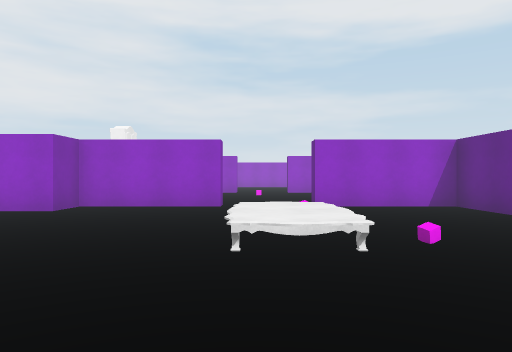
[1] (above)

24 first-person views from a walk through a scene from a Unity 3-D project. The camera is 1.3 m above the floor, looks level and sees 70° across. The floor is counted in squares, 2 m on a side. Each view is taken from the middle of a square. On the plan, view 1 faces up. The plan holds only what a view shows up to about 11 squares ahead; the rest is blank. The player is left out. Surface patterns are stand-ins for the level's own textures.

[2]
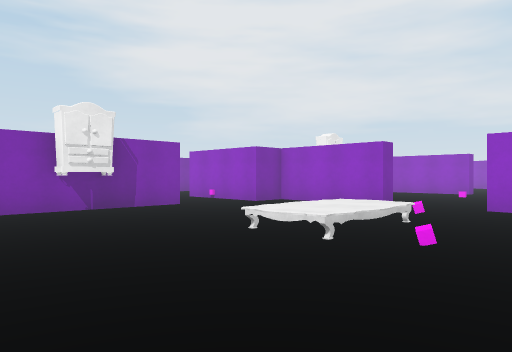

[3]
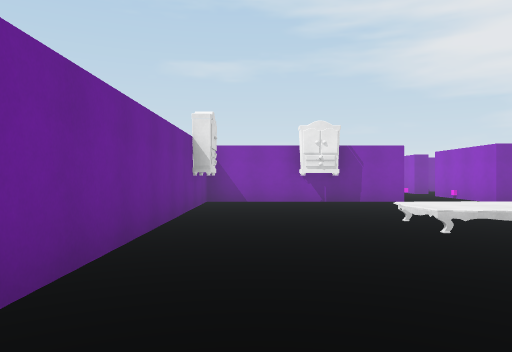

[4]
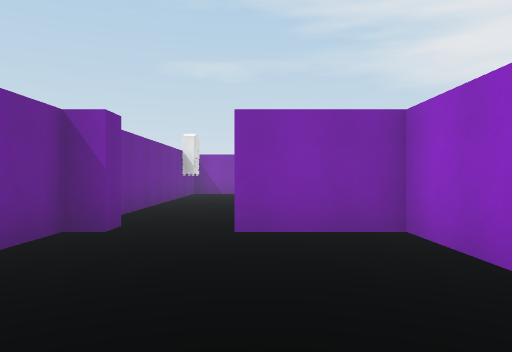

[5]
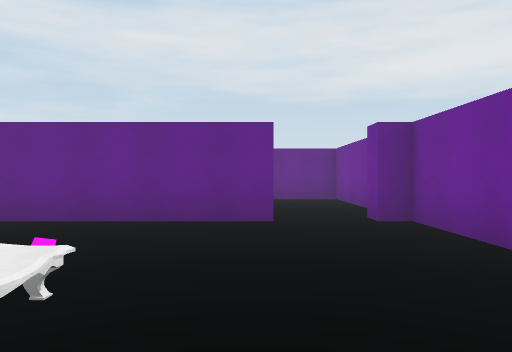

[6]
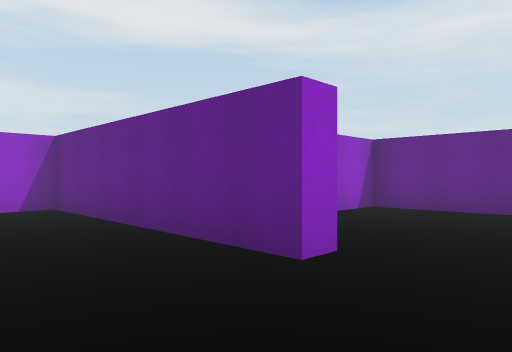

[7]
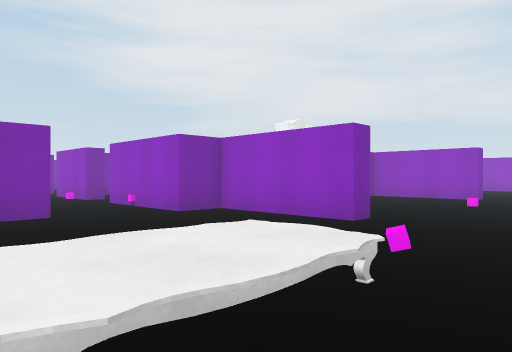

[8]
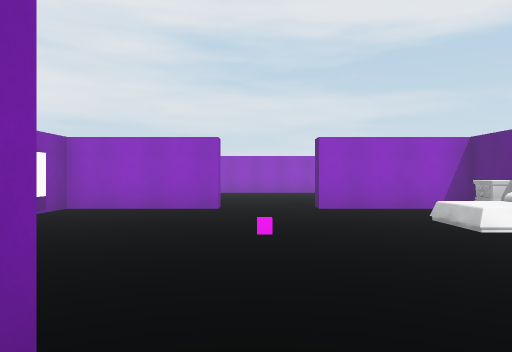

[9]
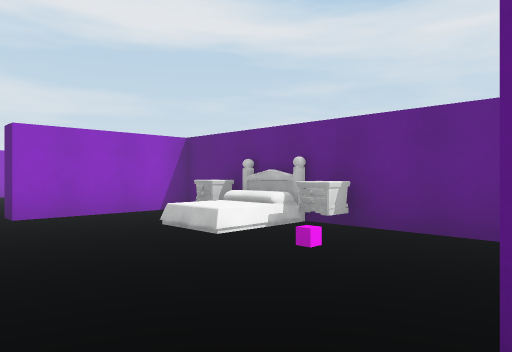

[10]
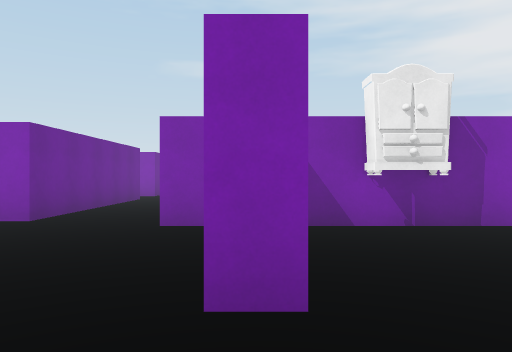

[11]
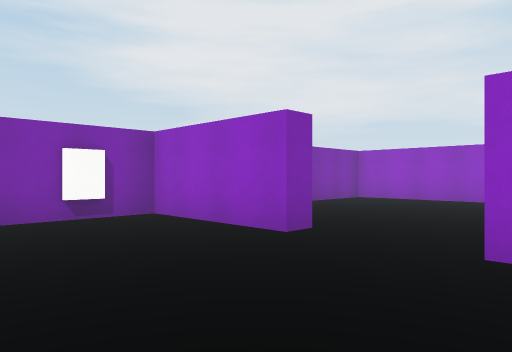

[12]
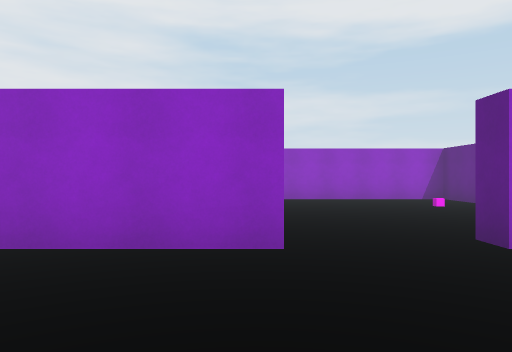

[13]
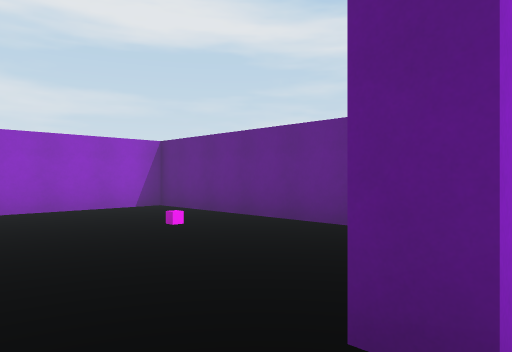

[14]
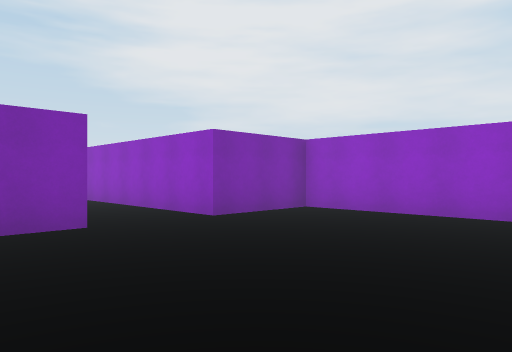

[15]
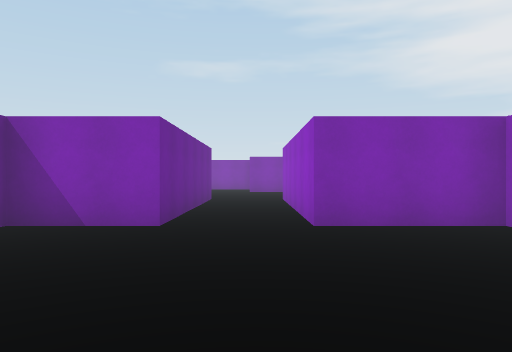

[16]
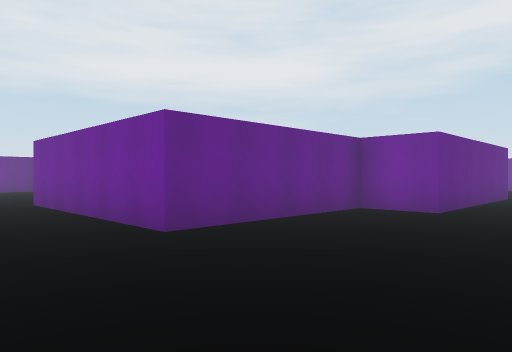

[17]
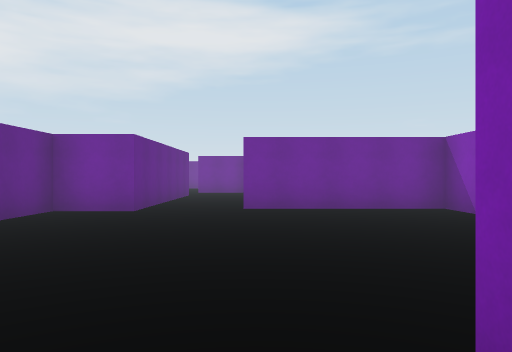

[18]
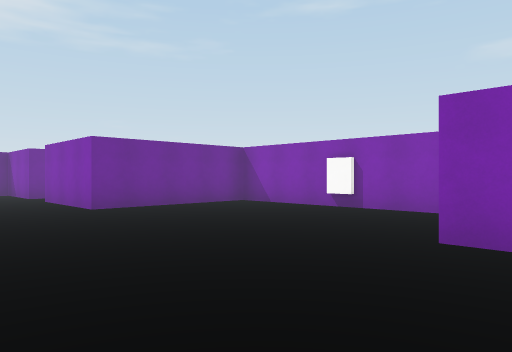

[19]
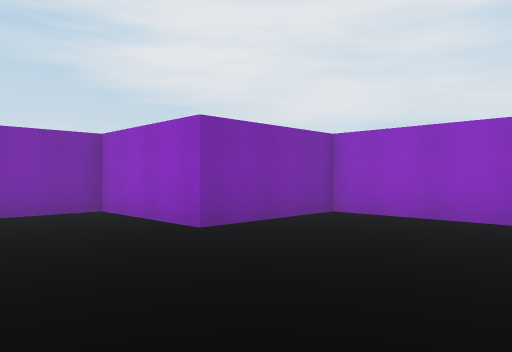

[20]
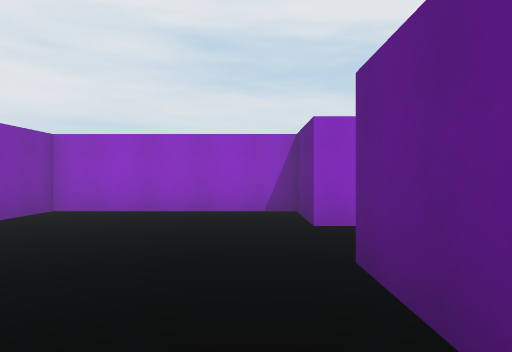

[21]
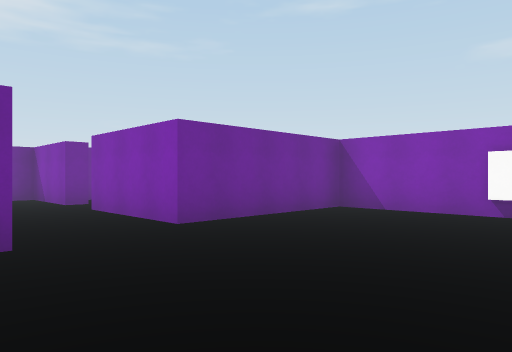

[22]
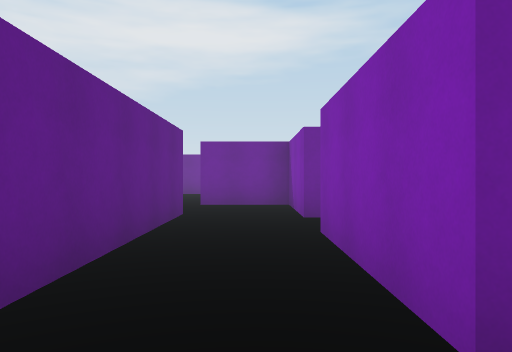

[23]
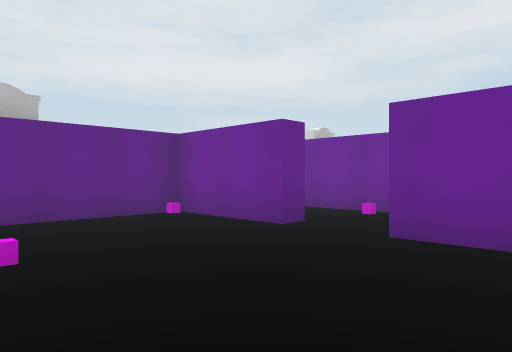

[24]
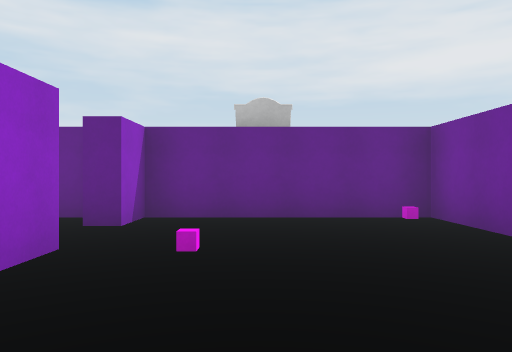

### Floor plan
Key: @ floor where view 1 was taken; # wall or solid block; . main floor; : floor 0.5 m higher than the main floor; B bed; O other object.
Columns run from 17 left of view 1 to 10 right of it. Each row starts with its distance up from view 1.
 22              ##########
 21    ######    #........#
 20    #....#    #........#
 19    #....######........#
 18 ####..................#
 17 #.......######........#
 16 #.......#    #........
 15 #.......#    ####..####
 14 #.......#    #........#
 13 #.......#   .#.......O
 12 #.....#####.##......BB
 11 #####.#......#.......O
 10     #.#......#........#
  9     #.#......#........#
  8     ..##.....####..####
  7     #..##..###........#
  6     #.................#
  5    ####.#####....:....#
  4       ..    ##...::..#######
  3              #...O...#.....#
  2             ##.......#.....#
  1             #..............#
  0             ##O..@...#.....#
 -1                #############

Where each view was taken, in squares from view 1:
view 1: 0 up, 0 right, facing up
view 2: 0 up, 3 right, facing up-left
view 3: 1 up, 5 right, facing left
view 4: 2 up, 9 right, facing left
view 5: 2 up, 1 left, facing right
view 6: 0 up, 2 right, facing up-right
view 7: 3 up, 2 right, facing up-left
view 8: 7 up, 0 right, facing up
view 9: 8 up, 0 right, facing up-right
view 10: 8 up, 1 right, facing left
view 11: 11 up, 2 right, facing up-left
view 12: 11 up, 1 left, facing up
view 13: 14 up, 0 right, facing up-right
view 14: 15 up, 1 right, facing up-left
view 15: 18 up, 1 right, facing left
view 16: 19 up, 13 left, facing down-right
view 17: 19 up, 13 left, facing down
view 18: 19 up, 10 left, facing down-left
view 19: 15 up, 10 left, facing up-left
view 20: 14 up, 10 left, facing up
view 21: 16 up, 10 left, facing down-left
view 22: 13 up, 12 left, facing down
view 23: 11 up, 10 left, facing down-right
view 24: 10 up, 10 left, facing right
